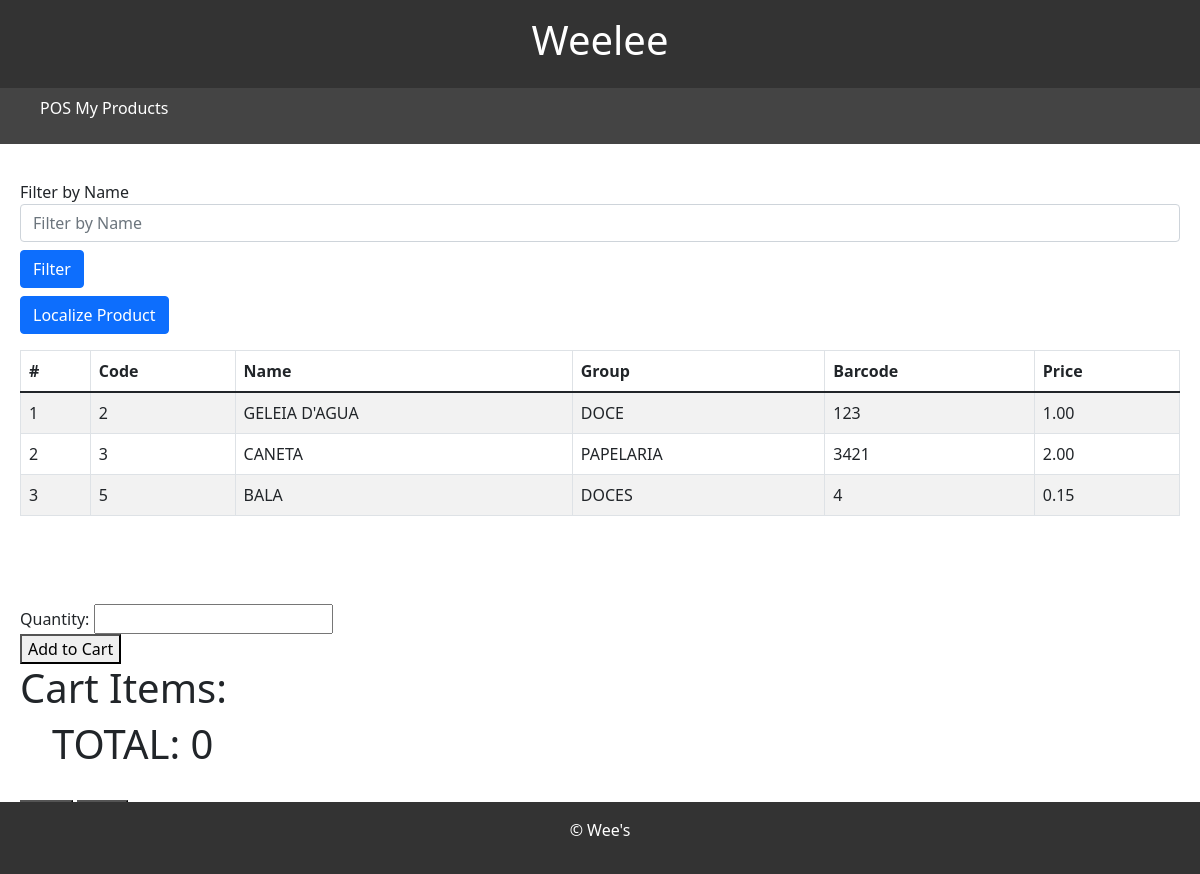
Before: /pos/ with the older database file.
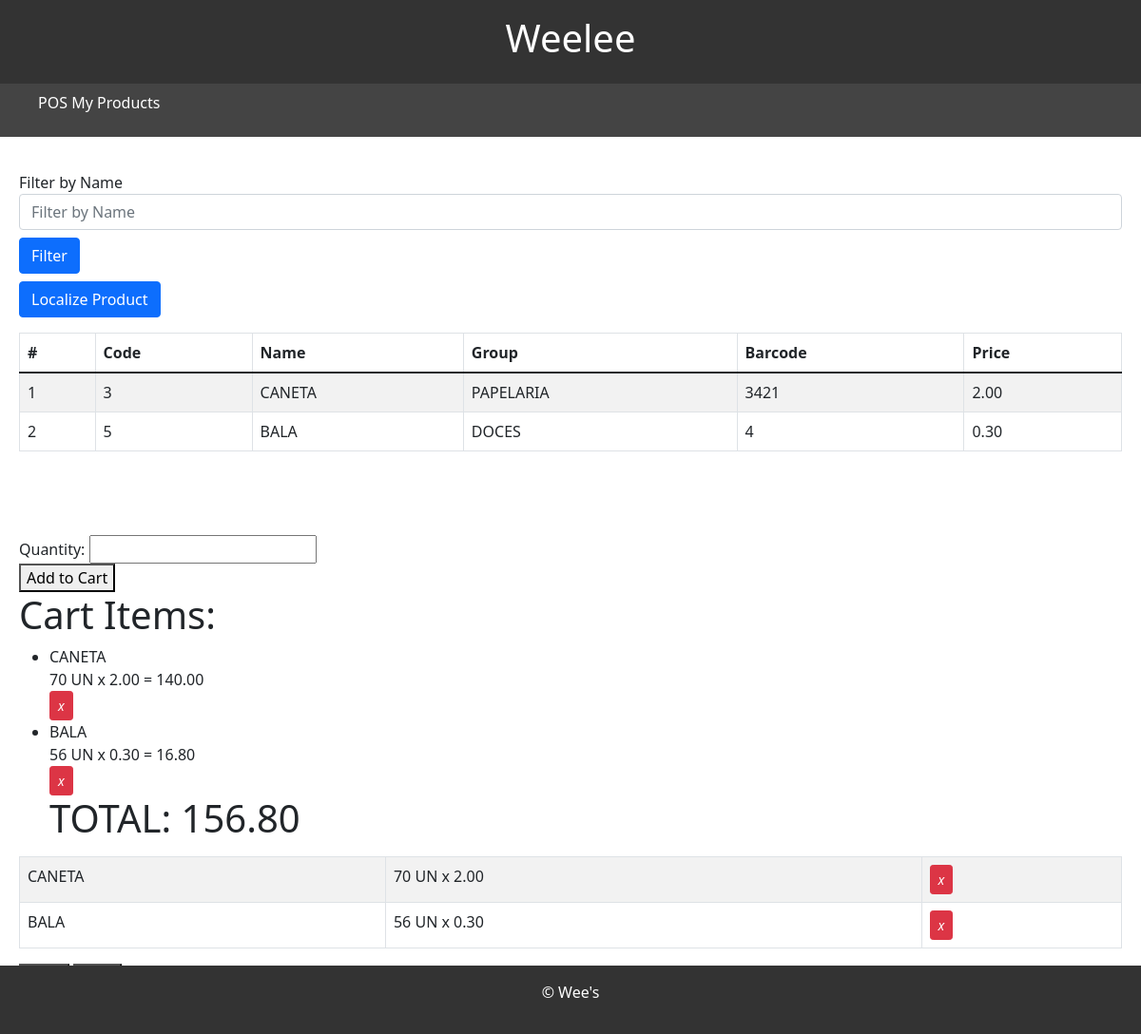
After: the same page with the newer database file.
### app/models.py (models this page shows, shortened)
class Product(models.Model):
    id = models.AutoField(primary_key=True)
    name = models.CharField(max_length=100)
    group = models.CharField(max_length=100)
    barcode = models.PositiveIntegerField()
    price = models.DecimalField(max_digits=10, decimal_places=2)

class Cart(models.Model):
    product = models.ForeignKey(Product, on_delete=models.CASCADE)
    quantity = models.PositiveIntegerField(default=1)
    price = models.DecimalField(max_digits=10, decimal_places=2, default=0.00)
    group = models.CharField(max_length=100)
    barcode = models.PositiveIntegerField()

### app/views.py (the view)
# urls.py: path('pos/',views.pos,name='pos'),
def pos(request):
    cart_items = []  # Default value
    cart_total = 0
    if request.method == 'GET':
        name_to_filter = request.GET.get('name')
        barcode_to_filter = request.GET.get('barcode')
        if name_to_filter:
            filtered_products = Product.objects.filter(name__icontains=name_to_filter)
            for product in filtered_products:
                cart_entry, created = Cart.objects.get_or_create(product=product)
                if not created:
                    cart_entry.quantity += 1
                    cart_entry.save()
        elif barcode_to_filter:
            filtered_products = Product.objects.filter(barcode__icontains=barcode_to_filter)
        else:
            filtered_products = Product.objects.all()
        cart_items = Cart.objects.all()
        for cart_item in cart_items:
            cart_item.subtotal = cart_item.quantity * cart_item.product.price
            cart_total += cart_item.subtotal
    context = {
        'filtered_products': filtered_products,
        'cart_items': cart_items,
        'cart_total': cart_total,
    }
    return render(request, 'pos.html', context)

### app/templates/pos.html (shortened to what this page needs)
{% extends "base.html" %}
{% load static %}
{% block content %}
    <form class="form-inline mt-3" method="get">
        <div class="form-group mb-2 text-left">
            <label for="filterName" class="sr-only">Filter by Name</label>
            <input type="text" class="form-control" id="filterName" name="name" placeholder="Filter by Name">
        </div>
        <button type="submit" class="btn btn-primary mb-2">Filter</button>
    </form>
    <button hx-get="{% url 'products_filter' %}" hx-target="#dialog" class="btn btn-primary">
        Localize Product
    </button>
      <div class="toast-container position-fixed top-0 end-0 p-3">
      </div>
      <div class="table-responsive mt-3">
        <table class="table table-striped table-bordered table-hover">
            <thead>
                <tr>
                    <th scope="col">#</th>
                    <th scope="col">Code</th>
                    <th scope="col">Name</th>
                    <th scope="col">Group</th>
                    <th scope="col">Barcode</th>
                    <th scope="col">Price</th>
                </tr>
            </thead>
            <tbody>
                    {% for product in filtered_products %}
                    <tr>
                        <td>{{ forloop.counter }}</td>
                        <td>{{ product.id }}</td>
                        <td>{{ product.name }}</td>
                        <td>{{ product.group }}</td>
                        <td>{{ product.barcode }}</td>
                        <td>{{ product.price }}</td>
                    </tr>
                    {% endfor %}
            </tbody>
        </table>
    </div>
        <form method="post" action="{% url 'pos' %}">
            <br>
            <br>
            <br>
            <label for="quantity">Quantity:</label>
            <input type="number" id="quantity" name="quantity" required><br>
            <button type="submit">Add to Cart</button>
        </form>
        <h1>Cart Items: </h1>
        <ul>
            {% for cart_item in cart_items %}
                <li>{{ cart_item.product.name }} <br>
                    {{ cart_item.quantity }} UN x {{cart_item.product.price}} = {{cart_item.subtotal}}</li>
                    <a href="{% url 'delete_cart' pk=cart_item.product.barcode %}" class="btn btn-danger btn-sm">
                        <i class="fa fa-trash"> x </i>
                    </a>
                    {% endfor %}
                    <h1>TOTAL: {{cart_total}} </h1>
        </ul>
        <div class="table-responsive mt-3">
            <table class="table table-striped table-bordered table-hover table">
            <tbody>
                {% for cart_item in cart_items %}
                    <tr>
                        <td>{{ cart_item.product.name }}</td>
                        <td>{{ cart_item.quantity }} UN x {{cart_item.product.price}}</td>
                        <td>
                        <a href="{% url 'delete_cart' pk=cart_item.product.barcode %}" class="btn btn-danger btn-sm">
                          <i class="fa fa-trash"> x </i>
                        </a>
                        </td>
                    </tr>
                    {% endfor %}
            </tbody>
        </table>
        </div>
        <button type="submit" name="payment_type" value="cash">Cash</button>
        <button type="submit" name="payment_type" value="card">Card</button>
        <br>
        <br>
{% endblock %}

Changed rows visible on the page:
removed Product: id "2", name "GELEIA D'AGUA", group "DOCE", barcode "123", price "1.00"
changed Product "BALA": price "0.15" → "0.30"
added Cart: product.name "CANETA", quantity "70", product.price "2.00", subtotal "140.00"
added Cart: product.name "BALA", quantity "56", product.price "0.30", subtotal "16.80"
Other visible differences:
{{ cart_total }}: "0" → "156.80"
